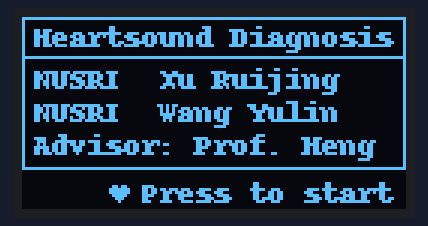
Bench run of a program on a simulated Raspberry Pi (BCM pin numbers). Shown: 128×64 one-colour display. Random numbers come from a fixed seed; threads take turns every 2 ms; the clock reads 2024-03-15 10:24:30 at power-on unless the program sets it; what the program prints to the terminal is not drawn. At 24.1 s the program stops and its outputs stay as they are.

Above: at 0.2 s.
At 3.5 s:
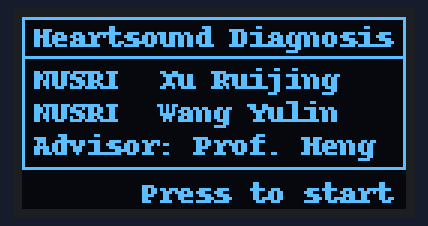
At 12.37 s:
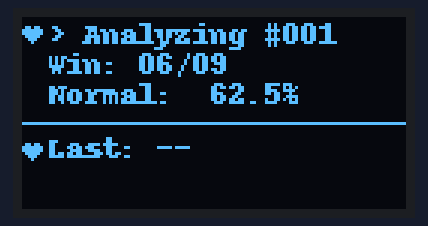
At 16.74 s:
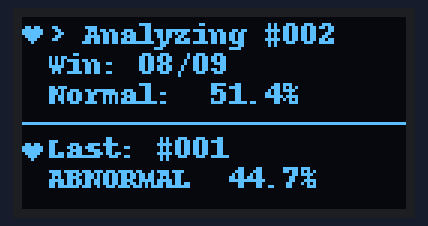
At 18.73 s:
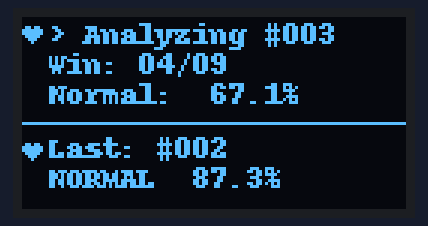
At 21.0 s:
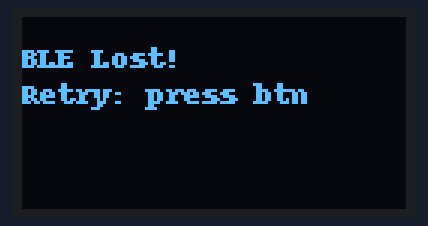

Measured:
- what the display in image 0 shows lasts 1.1 s, from 0.2 s to 1.3 s
- what the display in image 5 shows lasts 3.0 s, from 20.9 s to 23.9 s

The program:

oled.py
```python
import threading
import time
from luma.core.interface.serial import i2c
from luma.oled.device import ssd1306, sh1106
from luma.core.render import canvas


class OLEDDisplay:
    def __init__(self, port=1, address=0x3C):
        serial = i2c(port=port, address=address)
        self.device = ssd1306(serial)
        self._lock = threading.Lock()
        self._blink_stop   = threading.Event()
        self._blink_thread = None
        self._conn_stop    = threading.Event()
        self._conn_thread  = None

    def _draw(self, fn):
        with self._lock:
            with canvas(self.device) as draw:
                fn(draw)


    # --------------------------------------------------
    # 2. 连接中
    # --------------------------------------------------
    def show_connecting(self, progress=0.0, timeout_left=15):
        bar_w = 120
        filled = int(bar_w * progress)

        def fn(draw):
            draw.text((0,  4), "Connecting ESP32...",         fill="white")
            draw.rectangle([0, 18, bar_w, 26], outline="white")
            if filled > 0:
                draw.rectangle([0, 18, filled, 26], fill="white")
            draw.text((0, 36), f"Timeout: {timeout_left:2d}s", fill="white")
        self._draw(fn)

    def start_connecting_countdown(self, timeout=15):
        self._conn_stop.clear()
        self._conn_thread = threading.Thread(
            target=self._conn_loop, args=(timeout,), daemon=True)
        self._conn_thread.start()

    def stop_connecting_countdown(self):
        self._conn_stop.set()
        if self._conn_thread:
            self._conn_thread.join(timeout=2)
            self._conn_thread = None

    def _conn_loop(self, timeout):
        start = time.time()
        while not self._conn_stop.is_set():
            elapsed  = time.time() - start
            progress = min(1.0, elapsed / timeout)
            remaining = max(0, timeout - int(elapsed))
            self.show_connecting(progress, remaining)
            self._conn_stop.wait(timeout=1.0)

    # --------------------------------------------------
    # 3. 运行中（含上次结果）
    #    normal_pct / abnormal_pct: 0–100 float
    #    chunk_idx: 当前块编号
    #    last_label: "NORMAL" / "ABNORMAL" / None
    # --------------------------------------------------
    def show_running(self, normal_pct=None, chunk_idx=0,
                     last_label=None, last_chunk_idx=None, last_prob=None,
                     win_idx=0, total_win=0, heart_on=True):
        n_str    = f"Normal: {normal_pct:5.1f}%" if normal_pct is not None else "Normal:    --"
        win_str  = f"Win: {win_idx:02d}/{total_win:02d}" if total_win > 0 else "Win: --/--"

        if last_label and last_chunk_idx is not None:
            last_hdr  = f"Last: #{last_chunk_idx:03d}"
            last_body = f"{last_label}  {last_prob*100:4.1f}%" if last_prob is not None else last_label
        else:
            last_hdr  = "Last: --"
            last_body = ""

        def fn(draw):
            if heart_on:
                OLEDDisplay._draw_heart(draw, 0, 3)
            draw.text((9,  0), f"> Analyzing #{chunk_idx:03d}", fill="white")
            draw.text((9, 10), win_str,                          fill="white")
            draw.text((9, 20), n_str,                            fill="white")
            draw.line([(0, 35), (127, 35)],                      fill="white")
            OLEDDisplay._draw_heart(draw, 0, 42)
            draw.text((9, 38), last_hdr,                         fill="white")
            draw.text((9, 48), last_body,                        fill="white")
        self._draw(fn)

    # --------------------------------------------------
    # 4. 错误页
    # --------------------------------------------------
    def show_error(self, msg="BLE Lost!"):
        def fn(draw):
            draw.text((0, 8),  msg,   fill="white")
            draw.text((0, 20), "Retry: press btn", fill="white")
        self._draw(fn)

    @staticmethod
    def _draw_heart(draw, x, y):
        """在 (x, y) 处绘制 7×6 像素爱心。"""
        pixels = [
            (x+1,y+0),(x+2,y+0),(x+4,y+0),(x+5,y+0),
            (x+0,y+1),(x+1,y+1),(x+2,y+1),(x+3,y+1),(x+4,y+1),(x+5,y+1),(x+6,y+1),
            (x+0,y+2),(x+1,y+2),(x+2,y+2),(x+3,y+2),(x+4,y+2),(x+5,y+2),(x+6,y+2),
            (x+1,y+3),(x+2,y+3),(x+3,y+3),(x+4,y+3),(x+5,y+3),
            (x+2,y+4),(x+3,y+4),(x+4,y+4),
            (x+3,y+5),
        ]
        draw.point(pixels, fill="white")

    def show_standby(self, heart_on=True):
        def fn(draw):
            draw.rectangle([0, 0, 127, 50], outline="white")
            draw.text(( 4,  1), "Heartsound Diagnosis", fill="white")
            draw.line([(1, 13), (126, 13)],             fill="white")
            draw.text(( 4, 15), "NUSRI  Xu Ruijing",   fill="white")
            draw.text(( 4, 26), "NUSRI  Wang Yulin",   fill="white")
            draw.text(( 4, 37), "Advisor: Prof. Heng", fill="white")
            if heart_on:
                OLEDDisplay._draw_heart(draw, 29, 56)
            draw.text((40, 53), "Press to start ...",   fill="white")
        self._draw(fn)

    def start_standby_blink(self):
        """启动爱心闪烁线程（每秒切换一次）。"""
        self._blink_stop.clear()
        self._blink_thread = threading.Thread(target=self._blink_loop, daemon=True)
        self._blink_thread.start()

    def stop_standby_blink(self):
        """停止爱心闪烁线程。"""
        self._blink_stop.set()
        if self._blink_thread:
            self._blink_thread.join(timeout=2)
            self._blink_thread = None

    def _blink_loop(self):
        heart_on = True
        while not self._blink_stop.is_set():
            self.show_standby(heart_on=heart_on)
            heart_on = not heart_on
            self._blink_stop.wait(timeout=1.0)

    def show_text(self, msg):
        def fn(draw):
            draw.text((0, 16), msg, fill="white")
        self._draw(fn)

    def cleanup(self):
        self.device.cleanup()


class SysInfoDisplay:
    """第二块屏（128x32 ssd1306，i2c-4），显示系统状态。"""
    def __init__(self, port=4, address=0x3C):
        serial = i2c(port=port, address=address)
        self.device = ssd1306(serial, width=128, height=32, rotate=0)
        self._lock = threading.Lock()

    def show(self, cpu_pct, mem_used_mb, mem_total_mb, temp_c, wifi_on=True):
        def fn(draw):
            draw.text((0, 0),  f"CPU: {cpu_pct:5.1f}%",                       fill="white")
            draw.text((0, 9),  f"Mem: {mem_used_mb/1024:.1f}/{mem_total_mb/1024:.1f}G", fill="white")
            draw.text((0, 18), f"Tmp: {temp_c:.0f}C",                          fill="white")
            if wifi_on:
                SysInfoDisplay._draw_wifi(draw, 115, 0)
        with self._lock:
            with canvas(self.device) as draw:
                fn(draw)

    @staticmethod
    def _draw_wifi(draw, x, y):
        """12×8 像素 WiFi 图标。"""
        draw.point([
            # outer arc
            (x+2,y+0),(x+3,y+0),(x+4,y+0),(x+5,y+0),(x+6,y+0),(x+7,y+0),(x+8,y+0),(x+9,y+0),
            (x+1,y+1),(x+10,y+1),
            (x+0,y+2),(x+11,y+2),
            # middle arc
            (x+3,y+3),(x+4,y+3),(x+5,y+3),(x+6,y+3),(x+7,y+3),(x+8,y+3),
            (x+2,y+4),(x+9,y+4),
            # inner arc
            (x+4,y+5),(x+5,y+5),(x+6,y+5),(x+7,y+5),
            # dot (2×2)
            (x+5,y+6),(x+6,y+6),
            (x+5,y+7),(x+6,y+7),
        ], fill="white")

    @staticmethod
    def _draw_lightning(draw, x, y):
        """6×8 像素闪电图标，低电量警告用。"""
        draw.point([
            (x+1,y+0),(x+2,y+0),(x+3,y+0),(x+4,y+0),
            (x+0,y+1),(x+1,y+1),(x+2,y+1),(x+3,y+1),(x+4,y+1),
            (x+0,y+2),(x+1,y+2),(x+2,y+2),(x+3,y+2),
            (x+0,y+3),(x+1,y+3),(x+2,y+3),(x+3,y+3),(x+4,y+3),(x+5,y+3),
            (x+2,y+4),(x+3,y+4),(x+4,y+4),(x+5,y+4),
            (x+3,y+5),(x+4,y+5),(x+5,y+5),
            (x+4,y+6),(x+5,y+6),
            (x+5,y+7),
        ], fill="white")

    def show_power(self, bat_pct=None, voltage_v=None, uptime_str=None,
                   wifi_on=True, low_bat=False):
        bat_str = f"Bat: {bat_pct:5.1f}%" if bat_pct   is not None else "Bat:    --%"
        vol_str = f"Vol: {voltage_v:4.2f}V" if voltage_v is not None else "Vol:   -- V"
        upt_str = f"Up: {uptime_str}"        if uptime_str is not None else "Up:       --"

        def fn(draw):
            draw.text((0, 0),  bat_str, fill="white")
            draw.text((0, 11), vol_str, fill="white")
            draw.text((0, 22), upt_str, fill="white")
            if low_bat:
                SysInfoDisplay._draw_lightning(draw, 100, 0)
            if wifi_on:
                SysInfoDisplay._draw_wifi(draw, 115, 0)
        with self._lock:
            with canvas(self.device) as draw:
                fn(draw)

    def cleanup(self):
        self.device.cleanup()


if __name__ == "__main__":
    import time
    import random

    oled = OLEDDisplay()

    print("1. 待机页（爱心闪烁 5s）")
    oled.start_standby_blink()
    time.sleep(5)
    oled.stop_standby_blink()

    print("2. 连接中（倒计时 5s 演示）")
    oled.start_connecting_countdown(timeout=5)
    time.sleep(5)
    oled.stop_connecting_countdown()

    print("4. 运行中（模拟窗口更新）")
    last_label = None
    last_cidx  = None
    last_prob  = None
    for chunk in range(1, 4):
        for win in range(1, 10):
            n = random.uniform(40, 90)
            oled.show_running(
                normal_pct=n, chunk_idx=chunk,
                last_label=last_label, last_chunk_idx=last_cidx, last_prob=last_prob,
                win_idx=win, total_win=9, heart_on=(win % 2 == 0)
            )
            time.sleep(0.3)
        last_label = "NORMAL" if n > 50 else "ABNORMAL"
        last_cidx  = chunk
        last_prob  = n / 100

    print("5. 错误页")
    oled.show_error("BLE Lost!")
    time.sleep(3)

    oled.cleanup()
    print("完成")
```
